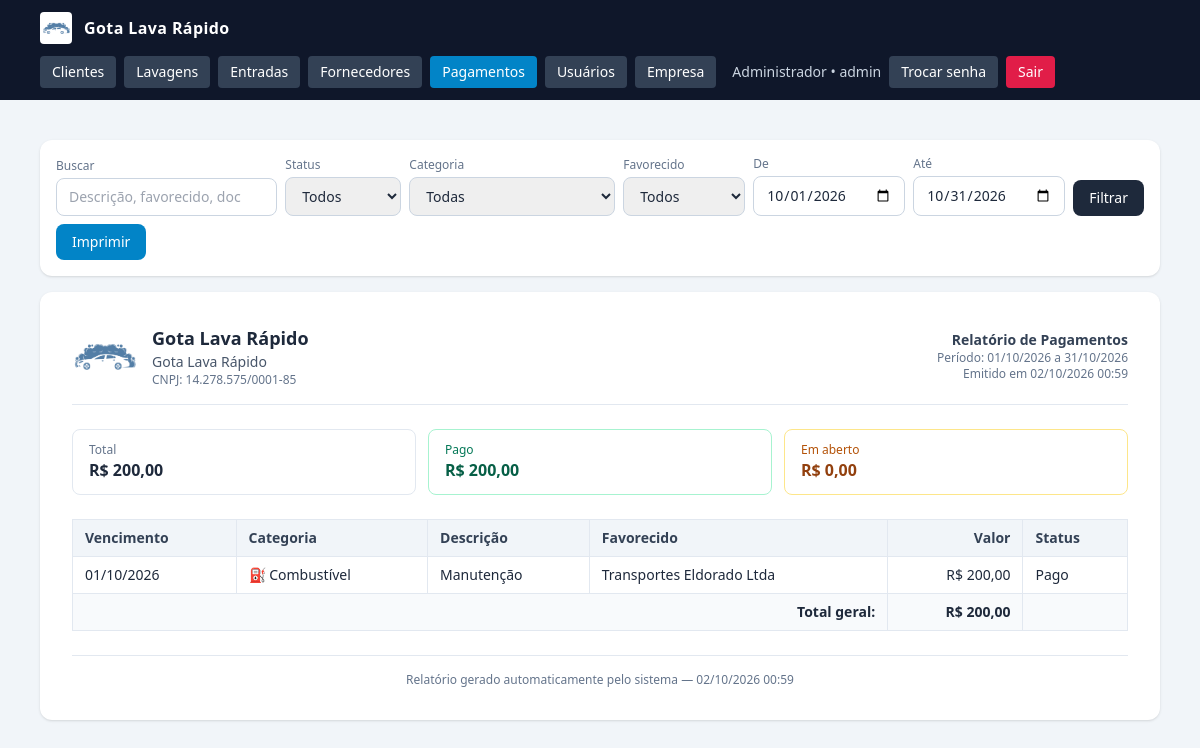
Before: /relatorio_pagamentos.php (signed in) with the older database file.
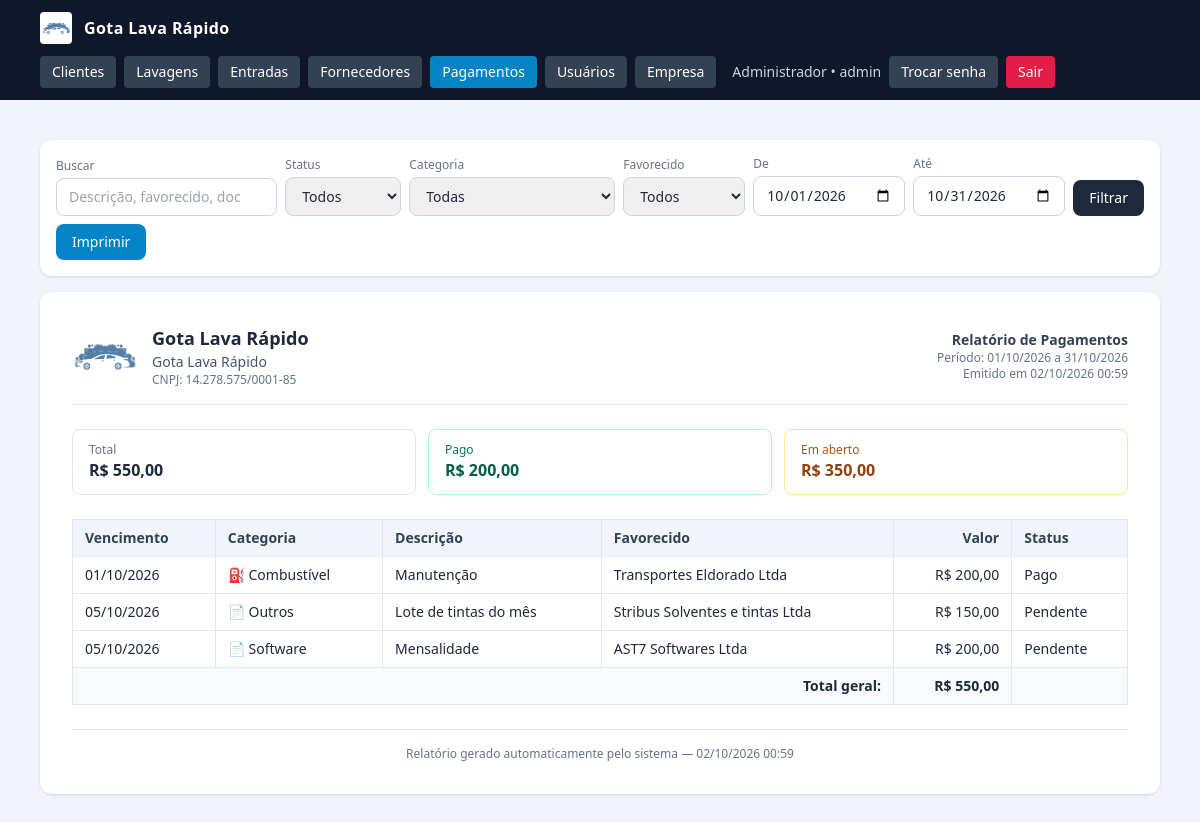
After: the same page with the newer database file.
### tables this page shows
CREATE TABLE empresa (
                id INTEGER PRIMARY KEY CHECK (id = 1),
                razao_social  TEXT NOT NULL DEFAULT '',
                nome_fantasia TEXT NOT NULL DEFAULT '',
                cnpj          TEXT NOT NULL DEFAULT '',
                inscricao_estadual TEXT NOT NULL DEFAULT '',
                email         TEXT NOT NULL DEFAULT '',
                telefone      TEXT NOT NULL DEFAULT '',
                celular       TEXT NOT NULL DEFAULT '',
                cep           TEXT NOT NULL DEFAULT '',
                endereco      TEXT NOT NULL DEFAULT '',
                numero        TEXT NOT NULL DEFAULT '',
                complemento   TEXT NOT NULL DEFAULT '',
                bairro        TEXT NOT NULL DEFAULT '',
                cidade        TEXT NOT NULL DEFAULT '',
                uf            TEXT NOT NULL DEFAULT '',
                logo_path     TEXT NOT NULL DEFAULT '',
                atualizado_em TEXT NOT NULL DEFAULT (datetime('now','localtime'))
            );

CREATE TABLE usuarios (
        id INTEGER PRIMARY KEY AUTOINCREMENT,
        email TEXT NOT NULL UNIQUE,
        senha_hash TEXT NOT NULL,
        is_admin INTEGER NOT NULL DEFAULT 0,
        precisa_trocar_senha INTEGER NOT NULL DEFAULT 1,
        ativo INTEGER NOT NULL DEFAULT 1,
        criado_em TEXT NOT NULL DEFAULT (datetime('now','localtime'))
    , nome TEXT NOT NULL DEFAULT '', cpf TEXT NOT NULL DEFAULT '', celular TEXT NOT NULL DEFAULT '');

CREATE TABLE pagamentos_despesas (
            id INTEGER PRIMARY KEY AUTOINCREMENT,
            tipo_pessoa TEXT NOT NULL DEFAULT 'avulso',
            pessoa_id INTEGER,
            pessoa_nome TEXT NOT NULL DEFAULT '',
            categoria_id INTEGER NOT NULL,
            descricao TEXT NOT NULL DEFAULT '',
            documento TEXT NOT NULL DEFAULT '',
            valor_centavos INTEGER NOT NULL DEFAULT 0,
            data_vencimento TEXT NOT NULL,
            data_pagamento TEXT NOT NULL DEFAULT '',
            forma_pagamento TEXT NOT NULL DEFAULT '',
            observacoes TEXT NOT NULL DEFAULT '',
            criado_por INTEGER,
            criado_em TEXT NOT NULL DEFAULT (datetime('now','localtime')),
            atualizado_em TEXT NOT NULL DEFAULT (datetime('now','localtime'))
        );

CREATE TABLE categorias_pagamento (
            id INTEGER PRIMARY KEY AUTOINCREMENT,
            nome TEXT NOT NULL UNIQUE,
            cor TEXT NOT NULL DEFAULT '#64748b',
            icone TEXT NOT NULL DEFAULT '📄',
            ativo INTEGER NOT NULL DEFAULT 1,
            ordem INTEGER NOT NULL DEFAULT 0,
            criado_em TEXT NOT NULL DEFAULT (datetime('now','localtime'))
        );

### config.php (called while the page is built, shortened)
<?php
function db(): PDO {
    static $pdo = null;
    if ($pdo === null) {
        $pdo = new PDO('sqlite:' . DB_PATH, null, null, [
            PDO::ATTR_ERRMODE            => PDO::ERRMODE_EXCEPTION,
            PDO::ATTR_DEFAULT_FETCH_MODE => PDO::FETCH_ASSOC,
        ]);
        $pdo->exec('PRAGMA foreign_keys = ON');
        $pdo->exec('PRAGMA journal_mode = WAL');
    }
    return $pdo;
}
require_once APP_ROOT . '/functions.php';

### functions.php (called while the page is built, shortened)
<?php
function e(?string $s): string {
    return htmlspecialchars((string)$s, ENT_QUOTES, 'UTF-8');
}
function usuario_logado(): ?array {
    $stmt = db()->prepare('SELECT id, email, is_admin, precisa_trocar_senha, ativo FROM usuarios WHERE id = ?');
    $stmt->execute([$_SESSION['usuario_id']]);
    $u = $stmt->fetch();
    return $u;
}
function empresa(): array {
    static $cache = null;
    if ($cache !== null) return $cache;
    $pdo = db();
    $existe = $pdo->query(
        "SELECT name FROM sqlite_master WHERE type='table' AND name='empresa'"
    )->fetchColumn();
    if (!$existe) {
        $pdo->exec("
            CREATE TABLE empresa (
                id INTEGER PRIMARY KEY CHECK (id = 1),
                razao_social  TEXT NOT NULL DEFAULT '',
                nome_fantasia TEXT NOT NULL DEFAULT '',
                cnpj          TEXT NOT NULL DEFAULT '',
                inscricao_estadual TEXT NOT NULL DEFAULT '',
                email         TEXT NOT NULL DEFAULT '',
                telefone      TEXT NOT NULL DEFAULT '',
                celular       TEXT NOT NULL DEFAULT '',
                cep           TEXT NOT NULL DEFAULT '',
                endereco      TEXT NOT NULL DEFAULT '',
                numero        TEXT NOT NULL DEFAULT '',
                complemento   TEXT NOT NULL DEFAULT '',
                bairro        TEXT NOT NULL DEFAULT '',
                cidade        TEXT NOT NULL DEFAULT '',
                uf            TEXT NOT NULL DEFAULT '',
                logo_path     TEXT NOT NULL DEFAULT '',
                atualizado_em TEXT NOT NULL DEFAULT (datetime('now','localtime'))
            )
        ");
        $pdo->exec("INSERT INTO empresa (id) VALUES (1)");
    } else {
        $pdo->exec("INSERT OR IGNORE INTO empresa (id) VALUES (1)");
    }
    $cache = $pdo->query('SELECT * FROM empresa WHERE id = 1')->fetch() ?: [];
    return $cache;
}
function empresa_logo_url(): ?string {
    $e = empresa();
    $abs = APP_ROOT . '/' . $e['logo_path'];
    return $e['logo_path'] . '?v=' . filemtime($abs);
}
function formatar_cnpj(string $cnpj): string {
    $c = preg_replace('/\D/', '', $cnpj);
    return substr($c,0,2).'.'.substr($c,2,3).'.'.substr($c,5,3)
         . '/'.substr($c,8,4).'-'.substr($c,12,2);
}
function centavos_para_moeda(int $c): string {
    return number_format($c / 100, 2, ',', '.');
}
function centavos_para_moeda_brl(int $c): string {
    return 'R$ ' . centavos_para_moeda($c);
}
function ensure_pagamentos(): void {
    static $ok = false;
    if ($ok) return;
    $ok = true;
}
function status_pagamento(array $p): string {
    if (!empty($p['data_pagamento'])) return 'pago';
    $hoje = date('Y-m-d');
    return $p['data_vencimento'] < $hoje ? 'atrasado' : 'pendente';
}
function listar_pagamentos(array $f = []): array {
    $where  = [];
    $params = [];
    if (!empty($f['de'])) {
        $where[] = 'p.data_vencimento >= :de';
        $params[':de'] = $f['de'];
    }
    if (!empty($f['ate'])) {
        $where[] = 'p.data_vencimento <= :ate';
        $params[':ate'] = $f['ate'];
    }
    $sqlWhere = $where ? 'WHERE ' . implode(' AND ', $where) : '';
    $sql = "SELECT p.*, c.nome AS categoria_nome, c.cor AS categoria_cor, c.icone AS categoria_icone
            FROM pagamentos_despesas p
            LEFT JOIN categorias_pagamento c ON c.id = p.categoria_id
            $sqlWhere
            ORDER BY p.data_vencimento ASC, p.id DESC";
    $st = db()->prepare($sql);
    $st->execute($params);
    return $st->fetchAll();
}

### relatorio_pagamentos.php (the view, shortened to what this page needs)
<?php
require_once __DIR__ . '/config.php';
$filtros = [
    'status'       => $_GET['status']        ?? '',
    'categoria_id' => (int)($_GET['categoria'] ?? 0),
    'tipo_pessoa'  => $_GET['tipo_pessoa']   ?? '',
    'de'           => $_GET['de']            ?? date('Y-m-01'),
    'ate'          => $_GET['ate']           ?? date('Y-m-t'),
    'q'            => trim((string)($_GET['q'] ?? '')),
];
$pagamentos = listar_pagamentos($filtros);
$totalGeral = 0;
$totalPago  = 0;
foreach ($pagamentos as $p) {
    $totalGeral += (int)$p['valor_centavos'];
    if (!empty($p['data_pagamento'])) $totalPago += (int)$p['valor_centavos'];
}
$totalAberto = $totalGeral - $totalPago;
$emp = empresa();
$logo = empresa_logo_url();
require __DIR__ . '/header.php';
?>
<form method="get" class="no-print bg-white rounded-xl shadow p-4 mb-4 flex flex-wrap gap-2 items-end">
  <div class="flex-1 min-w-[200px]">
    <label class="block text-xs font-medium text-slate-500 mb-1">Buscar</label>
    <input type="text" name="q" value="<?= e($filtros['q']) ?>" placeholder="Descrição, favorecido, doc"
           class="w-full rounded-lg border border-slate-300 px-3 py-2 text-sm">
  </div>
  <div>
    <label class="block text-xs font-medium text-slate-500 mb-1">Status</label>
    <select name="status" class="rounded-lg border border-slate-300 px-3 py-2 text-sm">
      <option value="">Todos</option>
    </select>
  </div>
  <div>
    <label class="block text-xs font-medium text-slate-500 mb-1">Categoria</label>
    <select name="categoria" class="rounded-lg border border-slate-300 px-3 py-2 text-sm">
      <option value="0">Todas</option>
    </select>
  </div>
  <div>
    <label class="block text-xs font-medium text-slate-500 mb-1">Favorecido</label>
    <select name="tipo_pessoa" class="rounded-lg border border-slate-300 px-3 py-2 text-sm">
      <option value="">Todos</option>
    </select>
  </div>
  <div>
    <label class="block text-xs font-medium text-slate-500 mb-1">De</label>
    <input type="date" name="de" value="<?= e($filtros['de']) ?>"
           class="rounded-lg border border-slate-300 px-3 py-2 text-sm">
  </div>
  <div>
    <label class="block text-xs font-medium text-slate-500 mb-1">Até</label>
    <input type="date" name="ate" value="<?= e($filtros['ate']) ?>"
           class="rounded-lg border border-slate-300 px-3 py-2 text-sm">
  </div>
  <button class="rounded-lg bg-slate-800 hover:bg-slate-700 text-white px-4 py-2 text-sm">Filtrar</button>
  <button type="button" onclick="window.print()"
          class="rounded-lg bg-sky-600 hover:bg-sky-500 text-white px-4 py-2 text-sm">Imprimir</button>
</form>
<div class="relatorio-card bg-white rounded-xl shadow p-6 sm:p-8">
  <header class="flex items-center gap-4 border-b border-slate-200 pb-4 mb-6">
    <?php if ($logo): ?>
      <img src="<?= e($logo) ?>" alt="Logo" class="h-16 w-16 object-contain">
    <?php endif; ?>
    <div class="flex-1">
      <div class="text-lg font-semibold"><?= e($emp['razao_social'] ?: 'Empresa') ?></div>
      <?php if (!empty($emp['nome_fantasia'])): ?>
        <div class="text-sm text-slate-600"><?= e($emp['nome_fantasia']) ?></div>
      <?php endif; ?>
      <?php if (!empty($emp['cnpj'])): ?>
        <div class="text-xs text-slate-500">CNPJ: <?= e(formatar_cnpj($emp['cnpj'])) ?></div>
      <?php endif; ?>
    </div>
    <div class="text-right text-xs text-slate-500">
      <div class="font-semibold text-slate-700 text-sm">Relatório de Pagamentos</div>
      <div>Período: <?= e(date('d/m/Y', strtotime($filtros['de']))) ?> a <?= e(date('d/m/Y', strtotime($filtros['ate']))) ?></div>
      <div>Emitido em <?= e(date('d/m/Y H:i')) ?></div>
    </div>
  </header>
  <div class="grid grid-cols-3 gap-3 mb-6">
    <div class="border border-slate-200 rounded-lg px-4 py-3">
      <div class="text-xs text-slate-500">Total</div>
      <div class="font-bold text-slate-800"><?= e(centavos_para_moeda_brl($totalGeral)) ?></div>
    </div>
    <div class="border border-emerald-200 rounded-lg px-4 py-3">
      <div class="text-xs text-emerald-700">Pago</div>
      <div class="font-bold text-emerald-800"><?= e(centavos_para_moeda_brl($totalPago)) ?></div>
    </div>
    <div class="border border-amber-200 rounded-lg px-4 py-3">
      <div class="text-xs text-amber-700">Em aberto</div>
      <div class="font-bold text-amber-800"><?= e(centavos_para_moeda_brl($totalAberto)) ?></div>
    </div>
  </div>
  <table class="w-full text-sm border-collapse">
    <thead>
      <tr class="bg-slate-100 text-slate-700">
        <th class="text-left px-3 py-2 border border-slate-200">Vencimento</th>
        <th class="text-left px-3 py-2 border border-slate-200">Categoria</th>
        <th class="text-left px-3 py-2 border border-slate-200">Descrição</th>
        <th class="text-left px-3 py-2 border border-slate-200">Favorecido</th>
        <th class="text-right px-3 py-2 border border-slate-200">Valor</th>
        <th class="text-left px-3 py-2 border border-slate-200">Status</th>
      </tr>
    </thead>
    <tbody>
      <?php if (!$pagamentos): ?>
        <tr><td colspan="6" class="text-center py-8 text-slate-400">Nenhum registro no período.</td></tr>
      <?php else: foreach ($pagamentos as $p):
        $st = status_pagamento($p);
        $lbl = $st === 'pago' ? 'Pago' : ($st === 'atrasado' ? 'Atrasado' : 'Pendente');
      ?>
        <tr>
          <td class="px-3 py-2 border border-slate-200 whitespace-nowrap">
            <?= e(date('d/m/Y', strtotime($p['data_vencimento']))) ?>
          </td>
          <td class="px-3 py-2 border border-slate-200">
            <?= e($p['categoria_icone']) ?> <?= e($p['categoria_nome']) ?>
          </td>
          <td class="px-3 py-2 border border-slate-200"><?= e($p['descricao']) ?></td>
          <td class="px-3 py-2 border border-slate-200"><?= e($p['pessoa_nome']) ?></td>
          <td class="px-3 py-2 border border-slate-200 text-right whitespace-nowrap">
            <?= e(centavos_para_moeda_brl((int)$p['valor_centavos'])) ?>
          </td>
          <td class="px-3 py-2 border border-slate-200 whitespace-nowrap"><?= e($lbl) ?></td>
        </tr>
      <?php endforeach; endif; ?>
    </tbody>
    <tfoot>
      <tr class="bg-slate-50 font-semibold">
        <td colspan="4" class="px-3 py-2 border border-slate-200 text-right">Total geral:</td>
        <td class="px-3 py-2 border border-slate-200 text-right"><?= e(centavos_para_moeda_brl($totalGeral)) ?></td>
        <td class="border border-slate-200"></td>
      </tr>
    </tfoot>
  </table>
  <footer class="mt-6 pt-4 border-t border-slate-200 text-xs text-slate-500 text-center">
    Relatório gerado automaticamente pelo sistema — <?= e(date('d/m/Y H:i')) ?>
  </footer>
</div>
<?php require __DIR__ . '/footer.php'; ?>

### header.php (shortened to what this page needs)
<?php
$u      = usuario_logado();
$__emp  = [];
$__logo = null;
try {
    $__emp  = empresa();
    $__logo = empresa_logo_url();
} catch (Throwable $e) {
    $__emp  = [];
    $__logo = null;
}
$__nome = $__emp['nome_fantasia'] ?? '';
$nomeTopo = '';
$atual    = basename($_SERVER['PHP_SELF'] ?? '');
if ($u) {
    $nomeTopo = $u['email'];
    try {
        $st = db()->prepare('SELECT nome FROM usuarios WHERE id = ?');
        $st->execute([(int)$_SESSION['usuario_id']]);
        $n = $st->fetchColumn();
        if ($n) $nomeTopo = $n;
    } catch (Throwable $e) {  }
}
function menu_cls(string $href, array $arquivos, string $atual): string {
    $ativo = ($atual === $href) || in_array($atual, $arquivos, true);
    return $ativo
        ? 'px-3 py-1.5 rounded bg-sky-600 text-white'
        : 'px-3 py-1.5 rounded bg-slate-700 hover:bg-slate-600';
}
?>
<!DOCTYPE html>
<html lang="pt-BR" class="h-full">
<head>
<script src="https://cdn.tailwindcss.com"></script>
</head>
<body class="h-full bg-slate-100 text-slate-800 antialiased">
<?php if ($u): ?>
<nav class="bg-slate-900 text-white">
  <div class="max-w-6xl mx-auto px-4 py-3 flex flex-wrap items-center justify-between gap-3">
    <a href="dashboard.php" class="flex items-center gap-3 font-semibold tracking-wide">
      <?php if ($__logo): ?>
        <img src="<?= e($__logo) ?>" alt="Logo" class="h-8 w-8 object-contain bg-white rounded p-0.5">
      <?php endif; ?>
      <span><?= e($__nome) ?></span>
    </a>
    <div class="flex items-center gap-2 text-sm flex-wrap">
      <a href="clientes.php"     class="<?= menu_cls('clientes.php',     ['cliente_form.php'], $atual) ?>">Clientes</a>
      <a href="lavagens.php"     class="<?= menu_cls('lavagens.php',     ['lavagem_form.php'], $atual) ?>">Lavagens</a>
      <a href="entradas.php"     class="<?= menu_cls('entradas.php',     ['entrada_lavagem.php'], $atual) ?>">Entradas</a>
      <a href="fornecedores.php" class="<?= menu_cls('fornecedores.php', ['fornecedor_form.php'], $atual) ?>">Fornecedores</a>
      <a href="pagamentos.php"   class="<?= menu_cls('pagamentos.php',   [
            'pagamento_form.php',
            'dashboard_pagamentos.php',
            'relatorio_pagamentos.php',
            'categorias_pagamento.php',
         ], $atual) ?>">Pagamentos</a>
      <?php if ($u['is_admin']): ?>
        <a href="usuarios.php" class="<?= menu_cls('usuarios.php', ['usuario_form.php','usuario_senha_gerada.php'], $atual) ?>">Usuários</a>
        <a href="empresa.php"  class="<?= menu_cls('empresa.php',  [], $atual) ?>">Empresa</a>
      <?php endif; ?>
      <span class="hidden md:inline text-slate-300 ml-2">
        <?= e($nomeTopo) ?><?= $u['is_admin'] ? ' • admin' : '' ?>
      </span>
      <a href="trocar_senha.php" class="px-3 py-1.5 rounded bg-slate-700 hover:bg-slate-600">Trocar senha</a>
      <a href="logout.php"       class="px-3 py-1.5 rounded bg-rose-600 hover:bg-rose-500">Sair</a>
    </div>
  </div>
</nav>
<?php endif; ?>
<main class="max-w-6xl mx-auto px-4 py-6 sm:py-10">

### footer.php
</main>
</body>
</html>

Changed rows visible on the page:
added pagamentos_despesas: data_vencimento "05/10/2026", categorias_pagamento.icone "📄", categorias_pagamento.nome "Outros", descricao "Lote de tintas do mês", pessoa_nome "Stribus Solventes e tintas Ltda", valor_centavos "R$ 150,00", data_vencimento "Pendente"
added pagamentos_despesas: data_vencimento "05/10/2026", categorias_pagamento.icone "📄", categorias_pagamento.nome "Software", descricao "Mensalidade", pessoa_nome "AST7 Softwares Ltda", valor_centavos "R$ 200,00", data_vencimento "Pendente"
Other visible differences:
centavos_para_moeda_brl($totalGeral): "R$ 200,00" → "R$ 550,00"
centavos_para_moeda_brl($totalAberto): "R$ 0,00" → "R$ 350,00"
